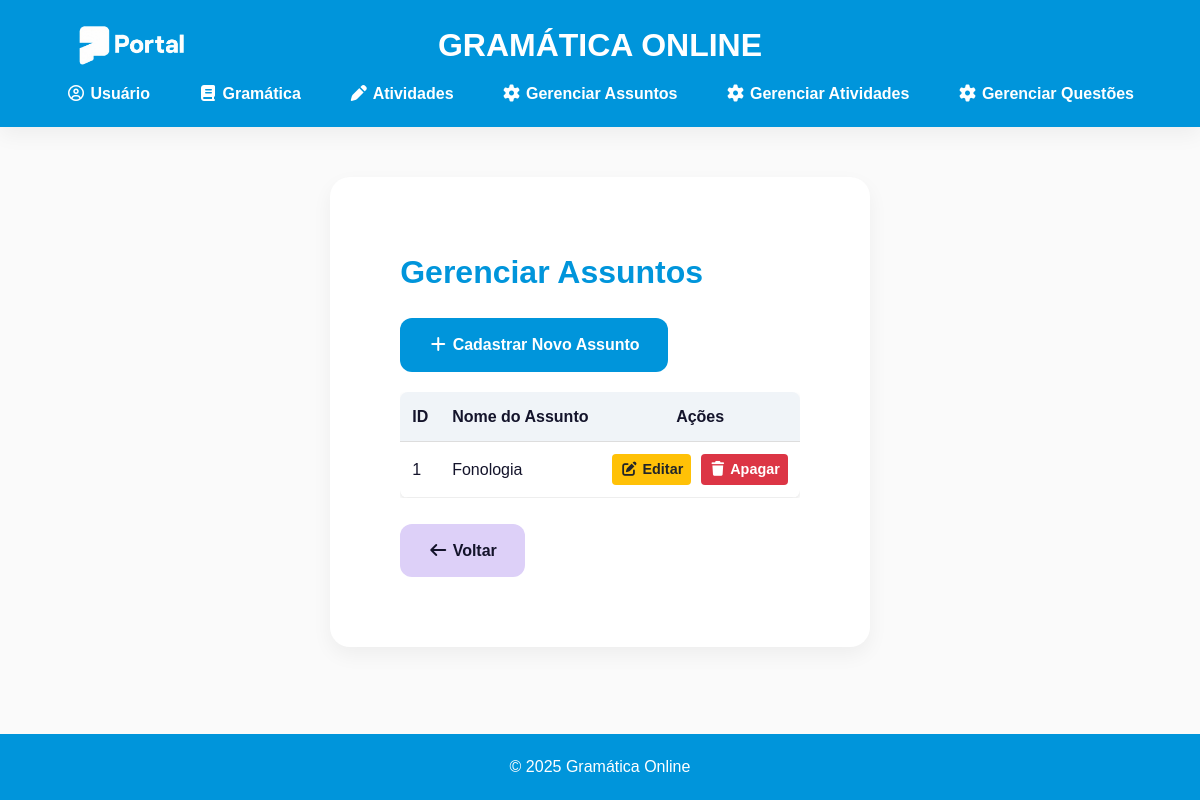
The app's page /listar_assuntos, older data.
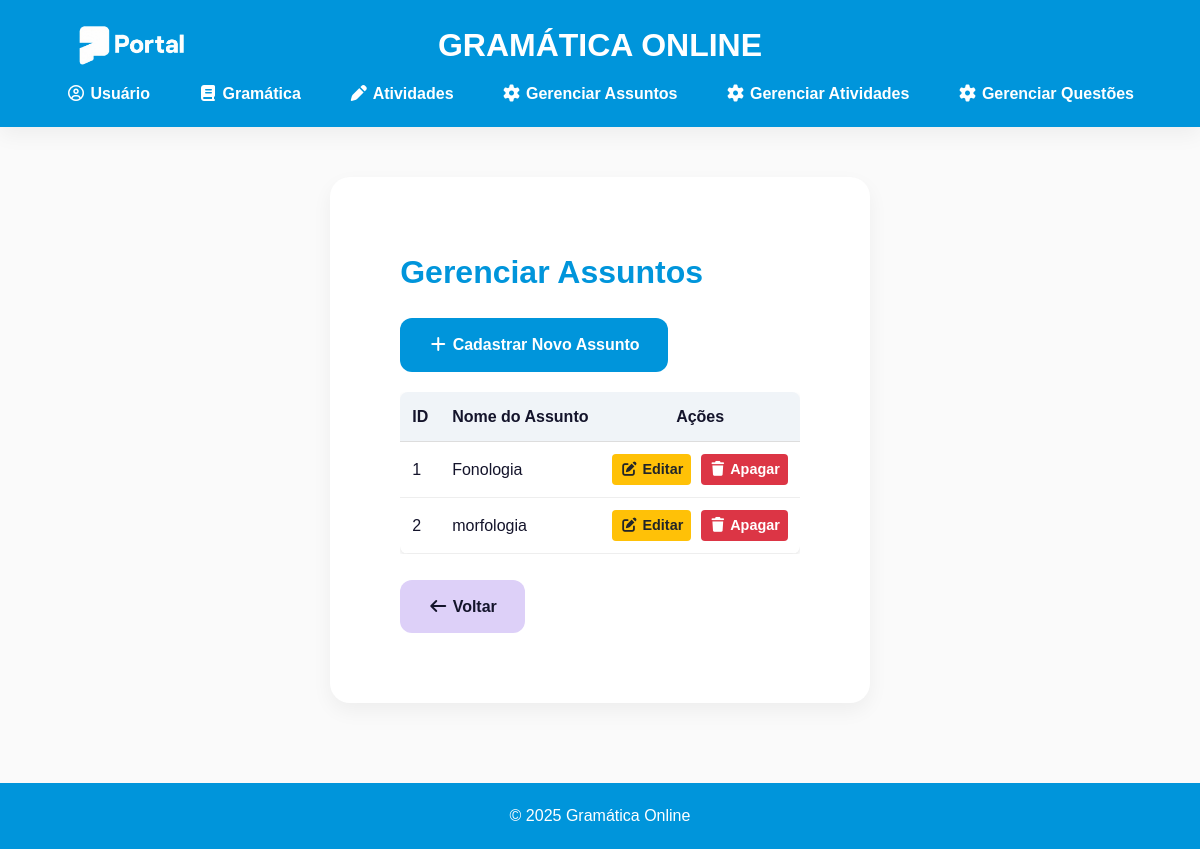
The same page, newer data.
### models.py (models this page shows)
class Assunto(db.Model):
    __tablename__ = "assunto"
    id = db.Column(db.Integer, primary_key=True)
    nome = db.Column(db.String(100), nullable=False)
    conteudo = db.Column(db.Text, nullable=True)
    imagem = db.Column(db.String(255), nullable=True)
    arquivo_pdf = db.Column(db.String(255), nullable=True)
    atividades = db.relationship("Atividade", back_populates="assunto", lazy=True)

### app.py (the view)
@app.route('/listar_assuntos')
def listar_assuntos():
    try:
        assuntos = Assunto.query.all()
        return render_template("listar_assuntos.html", assuntos=assuntos)
    except Exception as e:
        print("ERRO LISTAR ASSUNTOS:", str(e))
        flash("Erro ao carregar.")
        return redirect(url_for('gramatica'))

### templates/listar_assuntos.html (shortened to what this page needs)
<!DOCTYPE html>
<html lang="pt-BR">
<head>
    <link rel="stylesheet" href="{{ url_for('static', filename='css/style.css') }}">
    <link rel="stylesheet" href="https://cdnjs.cloudflare.com/ajax/libs/font-awesome/7.0.1/css/all.min.css">
</head>
<body>
    <header class="cabecalho-usuario">
        <img
            src="{{ url_for('static', filename='img/file_00000000745471f5b81bd5df81c66141-removebg-preview.png') }}"
            alt="Logo"
            class="avatar-esquerda">
        <div class="logo">GRAMÁTICA ONLINE</div>
        <nav>
            <ul>
                <li><a href="{{ url_for('usuario') }}"><i class="fa-regular fa-circle-user"></i> Usuário</a></li>
                <li><a href="{{ url_for('gramatica') }}"><i class="fa-solid fa-book"></i> Gramática</a></li>
                <li><a href="{{ url_for('atividades') }}" class="ativo"><i class="fa-solid fa-pen"></i> Atividades</a></li>
                <li><a href="{{ url_for('listar_assuntos') }}"><i class="fa-solid fa-cog"></i> Gerenciar Assuntos</a></li>
                <li><a href="{{ url_for('cadastrar_atividade') }}"><i class="fa-solid fa-cog"></i> Gerenciar Atividades</a></li>
                <li><a href="{{ url_for('listar_questoes') }}"><i class="fa-solid fa-cog"></i> Gerenciar Questões</a></li>
            </ul>
        </nav>
    </header>
    <main class="container">
        <section id="assuntos" class="section">
            <h2>Gerenciar Assuntos</h2>
            <p>
                <a href="{{ url_for('novo_assunto') }}" class="btn btn-detalhe">
                    <i class="fa-solid fa-plus"></i> Cadastrar Novo Assunto
                </a>
            </p>
            <div style="margin-top: 20px; overflow-x: auto;">
                <table style="width: 100%; border-collapse: collapse; background: #fff; border-radius: 8px; overflow: hidden; box-shadow: 0 2px 4px rgba(0,0,0,0.1);">
                    <thead>
                        <tr style="background: #f0f4f8;">
                            <th style="padding: 12px; text-align: left; border-bottom: 1px solid #ddd;">ID</th>
                            <th style="padding: 12px; text-align: left; border-bottom: 1px solid #ddd;">Nome do Assunto</th>
                            <th style="padding: 12px; text-align: center; border-bottom: 1px solid #ddd;">Ações</th>
                        </tr>
                    </thead>
                    <tbody>
                        {% for assunto in assuntos %}
                        <tr>
                            <td style="padding: 12px; border-bottom: 1px solid #eee;">{{ assunto.id }}</td>
                            <td style="padding: 12px; border-bottom: 1px solid #eee;">{{ assunto.nome }}</td>
                            <td style="padding: 12px; border-bottom: 1px solid #eee; text-align: center;">
                                <a href="{{ url_for('editar_assunto', id=assunto.id) }}" class="btn" style="padding: 4px 8px; font-size: 0.9em; background: #ffc107; color: #212529; text-decoration: none; border-radius: 4px; margin-right: 5px;">
                                    <i class="fa-solid fa-pen-to-square"></i> Editar
                                </a>
                                <a href="{{ url_for('apagar_assunto', id=assunto.id) }}" class="btn" style="padding: 4px 8px; font-size: 0.9em; background: #dc3545; color: white; text-decoration: none; border-radius: 4px;" onclick="return confirm('Tem certeza que deseja apagar?')">
                                    <i class="fa-solid fa-trash"></i> Apagar
                                </a>
                            </td>
                        </tr>
                        {% else %}
                        <tr>
                            <td colspan="3" style="padding: 15px; text-align: center; color: #6c757d;">Nenhum assunto cadastrado.</td>
                        </tr>
                        {% endfor %}
                    </tbody>
                </table>
            </div>
            <br>
            <a href="{{ url_for('gramatica') }}" class="btn btn-gramatica">
                <i class="fa-solid fa-arrow-left"></i> Voltar
            </a>
        </section>
    </main>
    <footer>
        <div class="footer-content">
            <p>&copy; 2025 Gramática Online</p>
        </div>
    </footer>
</body>
</html>

### static/css/style.css (style rules this page uses)
:root { --primary-blue: #0095DB; --secondary-blue: #D5F7FF; --primary-pink: #FFAFCC; --secondary-pink: #FFECF4; --mint-green: #DFFCF4; --success-green: #00966D; --soft-purple: #DDD0F8; --soft-yellow: #FFF0D4; --bg-light: #FAFAFA; --gray-light: #EDEDED; --gray-medium: #D6D8E7; --text-dark: #14142B; --shadow-soft: 0 8px 20px rgba(0, 0, 0, 0.05); }
* { margin: 0; padding: 0; box-sizing: border-box; }
body { font-family: 'Poppins', 'Nunito', sans-serif; background-color: var(--bg-light); color: var(--text-dark); line-height: 1.6; min-height: 100vh; display: flex; flex-direction: column; }
main { flex: 1; }
header { background: var(--primary-blue); color: white; padding: 20px; text-align: center; position: sticky; top: 0; z-index: 1000; box-shadow: var(--shadow-soft); }
.logo { font-size: 2rem; font-weight: 800; }
nav ul { list-style: none; display: flex; justify-content: center; gap: 20px; margin-top: 10px; }
nav a { color: white; text-decoration: none; font-weight: 600; padding: 8px 14px; border-radius: 8px; transition: 0.3s; }
.container { max-width: 900px; margin: 50px auto; padding: 0 20px; }
.section { background: white; border-radius: 20px; padding: 70px; margin-bottom: 30px; box-shadow: var(--shadow-soft); transition: 0.3s; }
h2 { color: var(--primary-blue); margin-bottom: 20px; font-size: 2rem; }
.btn { display: inline-block; background-color: var(--primary-blue); color: white; padding: 14px 28px; border-radius: 12px; text-decoration: none; font-weight: bold; border: none; cursor: pointer; transition: 0.3s; }
.btn-gramatica { background-color: var(--soft-purple); color: var(--text-dark); }
.cabecalho-usuario { background: var(--primary-blue); color: white; padding: 20px; text-align: center; position: relative; }
footer { background: var(--primary-blue); color: white; margin-top: auto; padding: 20px 0; }
.footer-content { max-width: 1000px; margin: auto; padding: 0 20px; display: flex; justify-content: center; align-items: center; gap: 30px; text-align: center; flex-wrap: wrap; }
.avatar-esquerda { height: 90px; position: absolute; left: 30px; top: 0px; }

Row changes from the older to the newer data that the page shows:
added Assunto: id "2", nome "morfologia"
